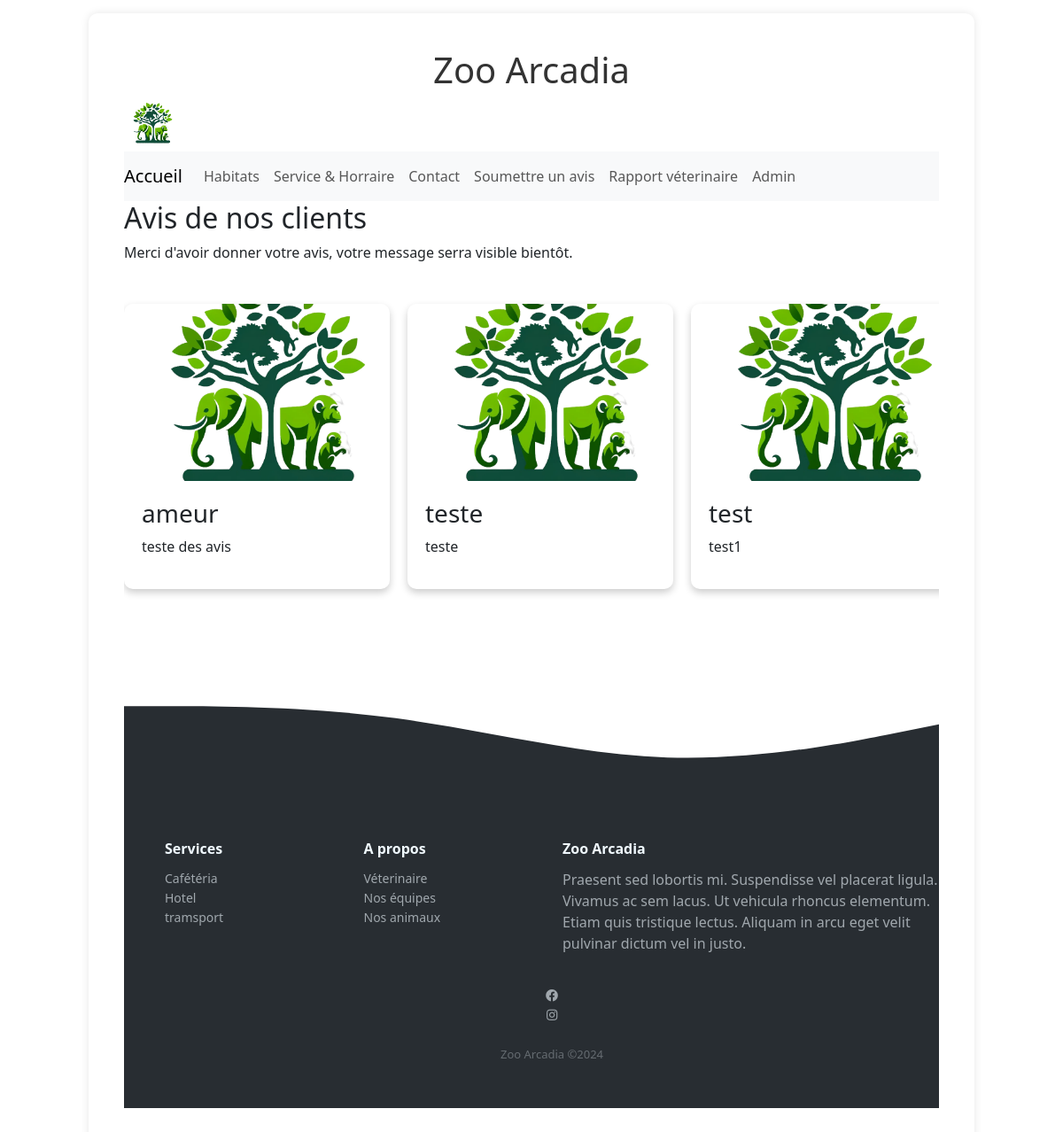
The app's page /avis_visibles/ with its own data.
### liste/models.py (models this page shows, shortened)
class Avis(models.Model):
    pseudo = models.CharField(max_length=50)
    commentaire = models.TextField()
    isVisible = models.BooleanField(default=False)

### liste/views.py (the view)
# urls.py: path('avis_visibles/', views.avis_visible, name='avis_visibles'),
def avis_visible(request):
    avis_liste = Avis.objects.filter(isVisible=True)  # Récupère uniquement les avis visibles
    return render(request, 'liste/avis_visibles.html', {'avis_liste': avis_liste})

### liste/templates/liste/avis_visibles.html (shortened to what this page needs)
{% load static %}
<html lang="fr">
  <head>
    <link
      rel="stylesheet"
      href="https://cdnjs.cloudflare.com/ajax/libs/font-awesome/5.15.3/css/all.min.css"
    />
    <link
      href="https://cdn.jsdelivr.net/npm/bootstrap@5.3.2/dist/css/bootstrap.min.css"
      rel="stylesheet"
    />
    <link
      rel="stylesheet"
      <link
      rel="stylesheet"
      href="{% static 'liste/style.css' %}"
    />
  </head>
  <body>
    <div class="main-content">
    <div class="h1-container">
      <h1>Zoo Arcadia</h1>
    </div>
      <header>
      <a class="navbar-brand" href="/">
        <img src="{% static 'liste/images/logo.png' %}" alt="Logo Zoo Arcadia" style="height: 60px;">
    </a>
         <nav class="navbar navbar-expand-lg navbar-light bg-light">
          <a class="navbar-brand" href="/">Accueil</a>
          <div class="collapse navbar-collapse" id="navbarNav">
            <ul class="navbar-nav">
              <li class="nav-item active">
                <a class="nav-link" href="/habitat">Habitats <span class="sr-only">(current)</span></a>
              </li>
              <li class="nav-item">
                <a class="nav-link" href="/service">Service & Horraire </a>
              </li>
              <li class="nav-item">
                <a class="nav-link" href="/contact">Contact</a>
              </li>
            <li class="nav-item">
              <a class="nav-link" href="/submit_avis">Soumettre un avis</a>
            </li>
          <li class="nav-item">
            <a class="nav-link" href="/rapport">Rapport véterinaire</a>
          </li>
            <li class="nav-item">
              <a class="nav-link" href="/admin">Admin</a>
            </li>
            </ul>
          </div>
        </nav>
      </header>
      <main>
        <div class="h2-avis">
          <h2>Avis de nos clients</h2>
      </div>
      <div><p>Merci d'avoir donner votre avis, votre message serra visible bientôt.<p></div>
      <div class="avis-slider">
          {% for avis in avis_liste %}
          <div class="avis-card">
              <img src="{% static 'liste/images/logo.png' %}" alt="Image Avis" class="avis-image">
              <div class="avis-content">
                  <h3>{{ avis.pseudo }}</h3>
                  <p>{{ avis.commentaire }}</p>
              </div>
          </div>
          {% endfor %}
      </div>
          <section>
            <div class="svg-image"><svg xmlns="http://www.w3.org/2000/svg" viewBox="0 0 1440 320">
              <path fill="#282d32" fill-opacity="1" d="M0,160L80,160C160,160,320,160,480,181.3C640,203,800,245,960,250.7C1120,256,1280,224,1360,208L1440,192L1440,320L1360,320C1280,320,1120,320,960,320C800,320,640,320,480,320C320,320,160,320,80,320L0,320Z"></path>
            </svg></div>
          </section>
      </main>
      <footer>
      <div class="footer-dark">
        <footer>
            <div class="container-media">
                <div class="row">
                    <div class="col-sm-6 col-md-3 item">
                        <h3>Services</h3>
                        <ul>
                            <li><a href="#"> Cafétéria </a></li>
                            <li><a href="#"> Hotel </a></li>
                            <li><a href="#"> tramsport </a></li>
                        </ul>
                    </div>
                    <div class="col-sm-6 col-md-3 item">
                        <h3>A propos</h3>
                        <ul>
                            <li><a href="#">Véterinaire</a></li>
                            <li><a href="#">Nos équipes</a></li>
                            <li><a href="#">Nos animaux</a></li>
                        </ul>
                    </div>
                    <div class="col-md-6 item text">
                        <h3>Zoo Arcadia</h3>
                        <p>Praesent sed lobortis mi. Suspendisse vel placerat ligula.
                           Vivamus ac sem lacus. Ut vehicula rhoncus elementum.
                           Etiam quis tristique lectus. Aliquam in arcu eget velit
                            pulvinar dictum vel in justo.</p>
                    </div>
                    <div>
                    <ul class="text-center">
                      <li>
                          <a class="facebook" href="https://www.facebook.com/votrepagefacebook" target="_blank">
                              <i class="fab fa-facebook" aria-hidden="true"></i>
                          </a>
                      </li>
                      <li>
                          <a class="instagram" href="https://www.instagram.com/votrepageinstagram" target="_blank">
                              <i class="fab fa-instagram" aria-hidden="true"></i>
                          </a>
                      </li>
                  </ul>
                <p class="copyright">Zoo Arcadia ©2024</p>
            </div>
        </footer>
    </div>
  </div>
  </body>
  </html>

### liste/static/liste/style.css (style rules this page uses)
.main-content { margin: 15px auto; width: 90%; max-width: 1000px; background-color: #ffffff; padding: 40px; border-radius: 10px; box-shadow: 0 0 10px rgba(12, 5, 5, 0.1); }
.h1-container { text-align: center; animation-name: titel; animation-duration: 2s; }
.container-media { margin-left:5%; }
.footer-dark { padding:50px 0; color:#f0f9ff; background-color:#282d32; }
.footer-dark h3 { margin-top:0; margin-bottom:12px; font-weight:bold; font-size:16px; }
.footer-dark ul { padding:0; list-style:none; line-height:1.6; font-size:14px; margin-bottom:0; }
.footer-dark ul a { color:inherit; text-decoration:none; opacity:0.6; }
.footer-dark .item.text { margin-bottom:36px; }
.footer-dark .item.text p { opacity:0.6; margin-bottom:0; }
.footer-dark .copyright { text-align:center; padding-top:24px; opacity:0.3; font-size:13px; margin-bottom:0; }
.avis-slider { display: flex; overflow-x: auto; scroll-snap-type: x mandatory; -webkit-overflow-scrolling: touch; padding: 20px 0; }
.avis-card { flex: 0 0 auto; width: 90%; max-width: 300px; margin: 10px; box-shadow: 0 4px 8px rgba(0,0,0,0.2); border-radius: 10px; background-color: white; scroll-snap-align: start; transition: transform 0.3s ease-in-out; }
.avis-image { width: 100%; height: 200px; object-fit: cover; border-top-left-radius: 10px; border-top-right-radius: 10px; }
.avis-content { padding: 20px; }
img { width: 100px; height: auto; border-radius: 5px; }
h1 { text-align: center; color: #333; }
.navbar-brand img { width: auto; height: 50px; }

### records on screen
Avis: pseudo "ameur", commentaire "teste des avis"
Avis: pseudo "teste", commentaire "teste"
Avis: pseudo "test", commentaire "test1"
